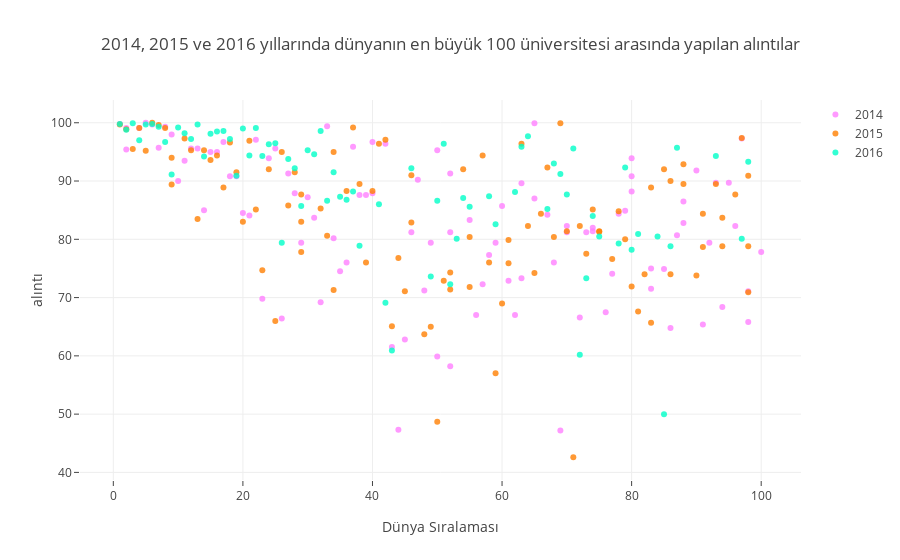

Source (notebook cell):
### Markdown cell above
<a id="3"></a> <br>
# Scatter
<font color='red'>
Dağılım Örneği: 2014, 2015 ve 2016 yıllarında Dünya'nın en büyük 100 üniversitesi Atıf sıralaması

### Code cell
df2014 = timesData[timesData.year == 2014].iloc[:100,:]
df2015 = timesData[timesData.year == 2015].iloc[:100,:]
df2016 = timesData[timesData.year == 2016].iloc[:100,:]

import plotly.graph_objs as go

trace1 =go.Scatter(
                    x = df2014.world_rank,
                    y = df2014.citations,
                    mode = "markers",
                    name = "2014",
                    marker = dict(color = 'rgba(255, 128, 255, 0.8)'),
                    text= df2014.university_name)

trace2 =go.Scatter(
                    x = df2015.world_rank,
                    y = df2015.citations,
                    mode = "markers",
                    name = "2015",
                    marker = dict(color = 'rgba(255, 128, 2, 0.8)'),
                    text= df2015.university_name)

trace3 =go.Scatter(
                    x = df2016.world_rank,
                    y = df2016.citations,
                    mode = "markers",
                    name = "2016",
                    marker = dict(color = 'rgba(0, 255, 200, 0.8)'),
                    text= df2016.university_name)
data = [trace1, trace2, trace3]
layout = dict(title = '2014, 2015 ve 2016 yıllarında dünyanın en büyük 100 üniversitesi arasında yapılan alıntılar',
              xaxis= dict(title= 'Dünya Sıralaması',ticklen= 5,zeroline= False),
              yaxis= dict(title= 'alıntı',ticklen= 5,zeroline= False)
             )
fig = dict(data = data, layout = layout)
iplot(fig)

### Figure 1 — Plotly figure (JSON) as saved in the notebook; plotly's stock layout.template omitted (floating-point values rounded to 4 significant figures)
{"data": [{"marker": {"color": "rgba(255, 128, 255, 0.8)"}, "mode": "markers", "name": "2014", "text": ["California Institute of Technology", "Harvard University", "University of Oxford", "Stanford University", "Massachusetts Institute of Technology", "Princeton University", "University of Cambridge", "University of California, Berkeley", "University of Chicago", "Imperial College London", "Yale University", "University of California, Los Angeles", "Columbia University", "ETH Zurich – Swiss Federal Institute of Technology Zurich", "Johns Hopkins University", "University of Pennsylvania", "Duke University", "University of Michigan", "Cornell University", "University of Toronto", "University College London", "Northwestern University", "University of Tokyo", "Carnegie Mellon University", "University of Washington", "National University of Singapore", "University of Texas at Austin", "Georgia Institute of Technology", "University of Illinois at Urbana-Champaign", "University of Wisconsin-Madison", "University of British Columbia", "London School of Economics and Political Science", "University of California, Santa Barbara", "University of Melbourne", "McGill University", "Karolinska Institute", "École Polytechnique Fédérale de Lausanne", "King’s College London", "University of Edinburgh", "New York University", "University of California, San Diego", "Washington University in St Louis", "University of Hong Kong", "Seoul National University", "Peking University", "University of Minnesota", "University of North Carolina at Chapel Hill", "Australian National University", "Pennsylvania State University", "Boston University", "Tsinghua University", "Brown University", "Kyoto University", "University of California, Davis", "LMU Munich", "Korea Advanced Institute of Science and Technology (KAIST)", "Hong Kong University of Science and Technology", "University of Manchester", "Ohio State University", "Pohang University of Science and Technology", "KU Leuven", "Purdue University", "The University of Queensland", "University of Göttingen", "Rice University", "École Normale Supérieure", "Leiden University", "Heidelberg University", "Delft University of Technology", "University of Southern California", "École Polytechnique", "University of Sydney", "Erasmus University Rotterdam", "University of Basel", "Utrecht University", "Nanyang Technological University", "Wageningen University and Research Center", "University of Pittsburgh", "University of Bristol", "Durham University", "Emory University", "Tufts University", "Michigan State University", "University of Amsterdam", "Ghent University", "Free University of Berlin", "Technical University of Munich", "Case Western Reserve University", "Vanderbilt University", "University of Notre Dame", "Monash University", "McMaster University", "University of California, Irvine", "Humboldt University of Berlin", "University of Rochester", "Pierre and Marie Curie University", "University of Colorado Boulder", "Maastricht University", "University of Groningen", "University of Helsinki"], "type": "scatter", "uid": "1196c8e5-5d70-450f-8636-7934538fc62f", "x": ["1", "2", "2", "4", "5", "6", "7", "8", "9", "10", "11", "12", "13", "14", "15", "16", "17", "18", "19", "20", "21", "22", "23", "24", "25", "26", "27", "28", "29", "30", "31", "32", "33", "34", "35", "36", "37", "38", "39", "40", "40", "42", "43", "44", "45", "46", "47", "48", "49", "50", "50", "52", "52", "52", "55", "56", "57", "58", "59", "60", "61", "62", "63", "63", "65", "65", "67", "68", "69", "70", "70", "72", "73", "74", "74", "76", "77", "78", "79", "80", "80", "80", "83", "83", "85", "86", "87", "88", "88", "90", "91", "92", "93", "94", "95", "96", "97", "98", "98", "100"], "y": [99.8, 99.1, 95.4, 99.1, 100, 99.7, 95.7, 99.3, 98, 90, 93.5, 95.6, 95.6, 85, 95, 95, 96.7, 90.8, 90.8, 84.5, 84.1, 97.1, 69.8, 93.9, 95.6, 66.4, 91.3, 87.9, 79.4, 87.2, 83.7, 69.2, 99.4, 80.2, 74.5, 76, 95.9, 87.6, 87.6, 87.9, 96.7, 96.4, 61.5, 47.3, 62.8, 81.2, 90.2, 71.2, 79.4, 95.3, 59.9, 91.3, 58.2, 81.2, 83.3, 67, 72.3, 77.3, 79.4, 85.7, 72.9, 67, 73.3, 89.6, 99.9, 87, 84.2, 76, 47.2, 81.2, 82.3, 66.6, 81.2, 81.4, 82, 67.5, 74.1, 84.4, 84.9, 88.2, 90.8, 93.9, 71.5, 75, 74.9, 64.8, 80.7, 82.8, 86.5, 91.8, 65.4, 79.4, 89.7, 68.4, 89.7, 82.3, 97.3, 65.8, 71.1, 77.8]}, {"marker": {"color": "rgba(255, 128, 2, 0.8)"}, "mode": "markers", "name": "2015", "text": ["California Institute of Technology", "Harvard University", "University of Oxford", "Stanford University", "University of Cambridge", "Massachusetts Institute of Technology", "Princeton University", "University of California, Berkeley", "Imperial College London", "Yale University", "University of Chicago", "University of California, Los Angeles", "ETH Zurich – Swiss Federal Institute of Technology Zurich", "Columbia University", "Johns Hopkins University", "University of Pennsylvania", "University of Michigan", "Duke University", "Cornell University", "University of Toronto", "Northwestern University", "University College London", "University of Tokyo", "Carnegie Mellon University", "National University of Singapore", "University of Washington", "Georgia Institute of Technology", "University of Texas at Austin", "LMU Munich", "University of Illinois at Urbana-Champaign", "University of Wisconsin-Madison", "University of British Columbia", "University of Melbourne", "London School of Economics and Political Science", "École Polytechnique Fédérale de Lausanne", "University of Edinburgh", "University of California, Santa Barbara", "New York University", "McGill University", "King’s College London", "University of California, San Diego", "Washington University in St Louis", "University of Hong Kong", "Karolinska Institute", "Australian National University", "University of Minnesota", "University of North Carolina at Chapel Hill", "Peking University", "Tsinghua University", "Seoul National University", "Hong Kong University of Science and Technology", "Korea Advanced Institute of Science and Technology (KAIST)", "University of Manchester", "Brown University", "KU Leuven", "University of California, Davis", "Boston University", "Pennsylvania State University", "Kyoto University", "University of Sydney", "Nanyang Technological University", "École Polytechnique", "Scuola Normale Superiore di Pisa", "Leiden University", "The University of Queensland", "Pohang University of Science and Technology", "University of Göttingen", "Ohio State University", "Rice University", "Heidelberg University", "Delft University of Technology", "Erasmus University Rotterdam", "Wageningen University and Research Center", "University of Bristol", "University of Basel", "University of Southern California", "University of Amsterdam", "École Normale Supérieure", "Utrecht University", "Humboldt University of Berlin", "Free University of Berlin", "Michigan State University", "Durham University", "Monash University", "Middle East Technical University", "University of Arizona", "University of Notre Dame", "Tufts University", "University of California, Irvine", "Ghent University", "University of Massachusetts", "University of Pittsburgh", "Emory University", "McMaster University", "University of Glasgow", "Vanderbilt University", "University of Colorado Boulder", "Stockholm University", "Technical University of Munich", "Uppsala University"], "type": "scatter", "uid": "929a4d38-d617-425b-85f0-56fafdb5e900", "x": ["1", "2", "3", "4", "5", "6", "7", "8", "9", "9", "11", "12", "13", "14", "15", "16", "17", "18", "19", "20", "21", "22", "23", "24", "25", "26", "27", "28", "29", "29", "29", "32", "33", "34", "34", "36", "37", "38", "39", "40", "41", "42", "43", "44", "45", "46", "46", "48", "49", "50", "51", "52", "52", "54", "55", "55", "57", "58", "59", "60", "61", "61", "63", "64", "65", "66", "67", "68", "69", "70", "71", "72", "73", "74", "75", "75", "77", "78", "79", "80", "81", "82", "83", "83", "85", "86", "86", "88", "88", "90", "91", "91", "93", "94", "94", "96", "97", "98", "98", "98"], "y": [99.7, 98.9, 95.5, 99.1, 95.2, 100, 99.6, 99.1, 89.4, 94, 97.3, 95.3, 83.5, 95.3, 93.6, 94.4, 88.9, 96.6, 91.5, 83, 96.9, 85.1, 74.7, 92, 66, 95, 85.8, 91.5, 83, 77.8, 87.7, 85.3, 80.6, 71.3, 95, 88.3, 99.2, 89.5, 76, 88.3, 96.4, 97.1, 65.1, 76.8, 71.1, 82.9, 91, 63.7, 65, 48.7, 72.9, 71.4, 74.3, 92, 71.8, 80.4, 94.4, 76, 57, 69, 75.9, 79.9, 96.4, 82.3, 74.2, 84.4, 92.3, 80.4, 99.9, 81.4, 42.6, 82.3, 77.5, 85.1, 81.4, 81.3, 76.6, 84.8, 80, 71.9, 67.6, 74, 88.9, 65.7, 92, 74, 90, 92.9, 89.5, 73.8, 78.7, 84.4, 89.5, 78.8, 83.7, 87.7, 97.4, 90.9, 78.8, 70.9]}, {"marker": {"color": "rgba(0, 255, 200, 0.8)"}, "mode": "markers", "name": "2016", "text": ["California Institute of Technology", "University of Oxford", "Stanford University", "University of Cambridge", "Massachusetts Institute of Technology", "Harvard University", "Princeton University", "Imperial College London", "ETH Zurich – Swiss Federal Institute of Technology Zurich", "University of Chicago", "Johns Hopkins University", "Yale University", "University of California, Berkeley", "University College London", "Columbia University", "University of California, Los Angeles", "University of Pennsylvania", "Cornell University", "University of Toronto", "Duke University", "University of Michigan", "Carnegie Mellon University", "London School of Economics and Political Science", "University of Edinburgh", "Northwestern University", "National University of Singapore", "King’s College London", "Karolinska Institute", "LMU Munich", "New York University", "École Polytechnique Fédérale de Lausanne", "University of Washington", "University of Melbourne", "University of British Columbia", "KU Leuven", "University of Illinois at Urbana-Champaign", "Heidelberg University", "McGill University", "University of California, San Diego", "University of California, Santa Barbara", "Georgia Institute of Technology", "Peking University", "University of Tokyo", "University of California, Davis", "University of Hong Kong", "University of Texas at Austin", "Tsinghua University", "Wageningen University and Research Center", "Humboldt University of Berlin", "University of Wisconsin-Madison", "Brown University", "Australian National University", "Technical University of Munich", "École Normale Supérieure", "Nanyang Technological University", "University of Manchester", "University of Sydney", "University of Amsterdam", "Hong Kong University of Science and Technology", "The University of Queensland", "Washington University in St Louis", "Utrecht University", "University of North Carolina at Chapel Hill", "Boston University", "Delft University of Technology", "University of Minnesota", "Leiden University", "University of Southern California", "University of Bristol", "Durham University", "Erasmus University Rotterdam", "Free University of Berlin", "Monash University", "University of Groningen", "Pennsylvania State University", "University of Glasgow", "University of Helsinki", "University of Tübingen", "University of Pittsburgh", "University of Warwick", "Uppsala University", "University of Copenhagen", "University of New South Wales", "University of Freiburg", "Seoul National University", "University of St Andrews", "Vanderbilt University", "Kyoto University", "Maastricht University", "Emory University", "Lund University", "Ohio State University", "University of Exeter", "University of Bonn", "Georgetown University", "McMaster University", "University of Sheffield", "Queen Mary University of London", "University of Göttingen", "Michigan State University"], "type": "scatter", "uid": "a7657422-8a7c-4203-a4fb-2682e1de8378", "x": ["1", "2", "3", "4", "5", "6", "7", "8", "9", "10", "11", "12", "13", "14", "15", "16", "17", "18", "19", "20", "21", "22", "23", "24", "25", "26", "27", "28", "29", "30", "31", "32", "33", "34", "35", "36", "37", "38", "=39", "=39", "41", "42", "43", "=44", "=44", "46", "=47", "=47", "49", "50", "51", "52", "53", "54", "55", "=56", "=56", "58", "59", "=60", "=60", "62", "63", "64", "=65", "=65", "67", "68", "69", "70", "71", "72", "73", "74", "75", "=76", "=76", "78", "79", "80", "81", "=82", "=82", "84", "85", "86", "87", "=88", "=88", "=90", "=90", "=90", "93", "=94", "=94", "=94", "97", "98", "=99", "=99"], "y": [99.8, 98.8, 99.9, 97, 99.7, 99.8, 99.3, 96.7, 91.1, 99.2, 98.2, 97.2, 99.7, 94.2, 98.1, 98.5, 98.6, 97.2, 90.9, 99, 94.4, 99.1, 94.3, 96.3, 96.5, 79.4, 93.8, 92.2, 85.7, 95.3, 94.6, 98.6, 86.6, 91.5, 87.3, 86.8, 88.2, 78.9, 98.7, 99.2, 86, 69.1, 60.9, 84.3, 70.1, 92.2, 58.8, 87.8, 73.6, 86.6, 96.4, 72.3, 80.1, 87.1, 85.6, 77.3, 77.5, 87.4, 82.6, 82.4, 99.2, 88.1, 95.9, 97.7, 61.5, 88, 85.2, 93, 91.2, 87.7, 95.6, 60.2, 73.3, 84, 80.5, 92.3, 82.1, 79.3, 92.3, 78.2, 80.9, 86.2, 82.1, 80.5, 50, 78.8, 95.7, 46.6, 82.7, 96.7, 81.3, 83.2, 94.3, 85.3, 82.5, 84.9, 80.1, 93.3, 72.7, 76.8]}], "layout": {"title": {"text": "2014, 2015 ve 2016 yıllarında dünyanın en büyük 100 üniversitesi arasında yapılan alıntılar"}, "xaxis": {"ticklen": 5, "title": {"text": "Dünya Sıralaması"}, "zeroline": false}, "yaxis": {"ticklen": 5, "title": {"text": "alıntı"}, "zeroline": false}}}
